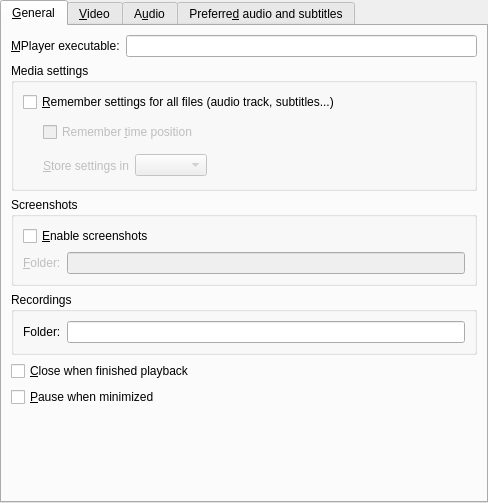
<?xml version="1.0" encoding="UTF-8"?>
<ui version="4.0">
 <class>PrefGeneral</class>
 <widget class="QWidget" name="PrefGeneral">
  <property name="geometry">
   <rect>
    <x>0</x>
    <y>0</y>
    <width>488</width>
    <height>503</height>
   </rect>
  </property>
  <layout class="QVBoxLayout">
   <property name="spacing">
    <number>0</number>
   </property>
   <property name="margin">
    <number>0</number>
   </property>
   <item>
    <widget class="QTabWidget" name="general_tab">
     <property name="currentIndex">
      <number>0</number>
     </property>
     <widget class="QWidget" name="tab">
      <attribute name="title">
       <string>&amp;General</string>
      </attribute>
      <layout class="QVBoxLayout">
       <item>
        <layout class="QHBoxLayout">
         <item>
          <widget class="QLabel" name="textLabel1_2">
           <property name="text">
            <string>&amp;MPlayer executable:</string>
           </property>
           <property name="wordWrap">
            <bool>false</bool>
           </property>
           <property name="buddy">
            <cstring>mplayerbin_edit</cstring>
           </property>
          </widget>
         </item>
         <item>
          <widget class="FileChooser" name="mplayerbin_edit"/>
         </item>
        </layout>
       </item>
       <item>
        <widget class="QGroupBox" name="groupBox_3">
         <property name="title">
          <string>Media settings</string>
         </property>
         <layout class="QVBoxLayout">
          <item>
           <widget class="QCheckBox" name="remember_all_check">
            <property name="text">
             <string>&amp;Remember settings for all files (audio track, subtitles...)</string>
            </property>
           </widget>
          </item>
          <item>
           <layout class="QGridLayout">
            <item row="0" column="0" rowspan="2">
             <spacer>
              <property name="orientation">
               <enum>Qt::Horizontal</enum>
              </property>
              <property name="sizeType">
               <enum>QSizePolicy::Preferred</enum>
              </property>
              <property name="sizeHint" stdset="0">
               <size>
                <width>20</width>
                <height>61</height>
               </size>
              </property>
             </spacer>
            </item>
            <item row="0" column="1">
             <widget class="QCheckBox" name="remember_time_check">
              <property name="enabled">
               <bool>false</bool>
              </property>
              <property name="sizePolicy">
               <sizepolicy hsizetype="MinimumExpanding" vsizetype="Fixed">
                <horstretch>0</horstretch>
                <verstretch>0</verstretch>
               </sizepolicy>
              </property>
              <property name="text">
               <string>Remember &amp;time position</string>
              </property>
             </widget>
            </item>
            <item row="1" column="1">
             <layout class="QHBoxLayout">
              <item>
               <widget class="QLabel" name="filesettings_method_label">
                <property name="enabled">
                 <bool>false</bool>
                </property>
                <property name="text">
                 <string>&amp;Store settings in</string>
                </property>
                <property name="buddy">
                 <cstring>filesettings_method_combo</cstring>
                </property>
               </widget>
              </item>
              <item>
               <widget class="QComboBox" name="filesettings_method_combo">
                <property name="enabled">
                 <bool>false</bool>
                </property>
               </widget>
              </item>
              <item>
               <spacer>
                <property name="orientation">
                 <enum>Qt::Horizontal</enum>
                </property>
                <property name="sizeHint" stdset="0">
                 <size>
                  <width>40</width>
                  <height>20</height>
                 </size>
                </property>
               </spacer>
              </item>
             </layout>
            </item>
           </layout>
          </item>
         </layout>
        </widget>
       </item>
       <item>
        <widget class="QGroupBox" name="groupBox_2">
         <property name="title">
          <string>Screenshots</string>
         </property>
         <layout class="QGridLayout">
          <item row="0" column="0" colspan="2">
           <widget class="QCheckBox" name="use_screenshots_check">
            <property name="text">
             <string>&amp;Enable screenshots</string>
            </property>
           </widget>
          </item>
          <item row="1" column="0">
           <widget class="QLabel" name="screenshots_dir_label">
            <property name="enabled">
             <bool>false</bool>
            </property>
            <property name="text">
             <string>&amp;Folder:</string>
            </property>
            <property name="wordWrap">
             <bool>false</bool>
            </property>
            <property name="buddy">
             <cstring>screenshot_edit</cstring>
            </property>
           </widget>
          </item>
          <item row="1" column="1">
           <widget class="FileChooser" name="screenshot_edit">
            <property name="enabled">
             <bool>false</bool>
            </property>
           </widget>
          </item>
         </layout>
        </widget>
       </item>
       <item>
        <widget class="QGroupBox" name="groupBox">
         <property name="title">
          <string>Recordings</string>
         </property>
         <layout class="QHBoxLayout" name="horizontalLayout">
          <item>
           <widget class="QLabel" name="label_9">
            <property name="text">
             <string>Folder:</string>
            </property>
           </widget>
          </item>
          <item>
           <widget class="FileChooser" name="recordingsEdit"/>
          </item>
         </layout>
        </widget>
       </item>
       <item>
        <widget class="QCheckBox" name="close_on_finish_check">
         <property name="text">
          <string>&amp;Close when finished playback</string>
         </property>
        </widget>
       </item>
       <item>
        <widget class="QCheckBox" name="pause_if_hidden_check">
         <property name="text">
          <string>&amp;Pause when minimized</string>
         </property>
        </widget>
       </item>
       <item>
        <spacer>
         <property name="orientation">
          <enum>Qt::Vertical</enum>
         </property>
         <property name="sizeType">
          <enum>QSizePolicy::Expanding</enum>
         </property>
         <property name="sizeHint" stdset="0">
          <size>
           <width>438</width>
           <height>31</height>
          </size>
         </property>
        </spacer>
       </item>
      </layout>
     </widget>
     <widget class="QWidget" name="tab_3">
      <attribute name="title">
       <string>&amp;Video</string>
      </attribute>
      <layout class="QVBoxLayout">
       <item>
        <layout class="QHBoxLayout">
         <item>
          <widget class="QLabel" name="vo_label">
           <property name="text">
            <string>Ou&amp;tput driver:</string>
           </property>
           <property name="wordWrap">
            <bool>false</bool>
           </property>
           <property name="buddy">
            <cstring>vo_combo</cstring>
           </property>
          </widget>
         </item>
         <item>
          <widget class="QComboBox" name="vo_combo">
           <property name="sizePolicy">
            <sizepolicy hsizetype="Preferred" vsizetype="Fixed">
             <horstretch>0</horstretch>
             <verstretch>0</verstretch>
            </sizepolicy>
           </property>
           <property name="editable">
            <bool>false</bool>
           </property>
          </widget>
         </item>
         <item>
          <widget class="QLineEdit" name="vo_user_defined_edit"/>
         </item>
         <item>
          <spacer>
           <property name="orientation">
            <enum>Qt::Horizontal</enum>
           </property>
           <property name="sizeHint" stdset="0">
            <size>
             <width>81</width>
             <height>20</height>
            </size>
           </property>
          </spacer>
         </item>
        </layout>
       </item>
       <item>
        <widget class="Line" name="line_5">
         <property name="sizePolicy">
          <sizepolicy hsizetype="Expanding" vsizetype="Fixed">
           <horstretch>0</horstretch>
           <verstretch>0</verstretch>
          </sizepolicy>
         </property>
         <property name="orientation">
          <enum>Qt::Horizontal</enum>
         </property>
        </widget>
       </item>
       <item>
        <layout class="QHBoxLayout">
         <property name="spacing">
          <number>6</number>
         </property>
         <property name="margin">
          <number>0</number>
         </property>
         <item>
          <widget class="QCheckBox" name="postprocessing_check">
           <property name="text">
            <string>&amp;Enable postprocessing by default</string>
           </property>
          </widget>
         </item>
         <item>
          <spacer>
           <property name="orientation">
            <enum>Qt::Horizontal</enum>
           </property>
           <property name="sizeHint" stdset="0">
            <size>
             <width>20</width>
             <height>20</height>
            </size>
           </property>
          </spacer>
         </item>
         <item>
          <widget class="QLabel" name="textLabel1_5">
           <property name="text">
            <string>&amp;Quality:</string>
           </property>
           <property name="wordWrap">
            <bool>false</bool>
           </property>
           <property name="buddy">
            <cstring>autoq_spin</cstring>
           </property>
          </widget>
         </item>
         <item>
          <widget class="QSpinBox" name="autoq_spin">
           <property name="minimum">
            <number>1</number>
           </property>
           <property name="maximum">
            <number>6</number>
           </property>
          </widget>
         </item>
        </layout>
       </item>
       <item>
        <layout class="QHBoxLayout">
         <property name="spacing">
          <number>6</number>
         </property>
         <property name="margin">
          <number>0</number>
         </property>
         <item>
          <widget class="QLabel" name="label_7">
           <property name="text">
            <string>Dei&amp;nterlace by default (except for TV):</string>
           </property>
           <property name="buddy">
            <cstring>deinterlace_combo</cstring>
           </property>
          </widget>
         </item>
         <item>
          <widget class="QComboBox" name="deinterlace_combo">
           <property name="sizePolicy">
            <sizepolicy hsizetype="Expanding" vsizetype="Fixed">
             <horstretch>0</horstretch>
             <verstretch>0</verstretch>
            </sizepolicy>
           </property>
          </widget>
         </item>
         <item>
          <spacer>
           <property name="orientation">
            <enum>Qt::Horizontal</enum>
           </property>
           <property name="sizeHint" stdset="0">
            <size>
             <width>40</width>
             <height>20</height>
            </size>
           </property>
          </spacer>
         </item>
        </layout>
       </item>
       <item>
        <layout class="QHBoxLayout">
         <item>
          <widget class="QLabel" name="label_8">
           <property name="text">
            <string>Default &amp;zoom:</string>
           </property>
           <property name="buddy">
            <cstring>zoom_spin</cstring>
           </property>
          </widget>
         </item>
         <item>
          <widget class="QDoubleSpinBox" name="zoom_spin">
           <property name="minimum">
            <double>0.500000000000000</double>
           </property>
           <property name="maximum">
            <double>10.000000000000000</double>
           </property>
           <property name="singleStep">
            <double>0.100000000000000</double>
           </property>
           <property name="value">
            <double>1.000000000000000</double>
           </property>
          </widget>
         </item>
         <item>
          <spacer>
           <property name="orientation">
            <enum>Qt::Horizontal</enum>
           </property>
           <property name="sizeHint" stdset="0">
            <size>
             <width>40</width>
             <height>20</height>
            </size>
           </property>
          </spacer>
         </item>
        </layout>
       </item>
       <item>
        <widget class="Line" name="line_4">
         <property name="sizePolicy">
          <sizepolicy hsizetype="Expanding" vsizetype="Fixed">
           <horstretch>0</horstretch>
           <verstretch>0</verstretch>
          </sizepolicy>
         </property>
         <property name="orientation">
          <enum>Qt::Horizontal</enum>
         </property>
        </widget>
       </item>
       <item>
        <widget class="QCheckBox" name="eq2_check">
         <property name="text">
          <string>Use s&amp;oftware video equalizer</string>
         </property>
        </widget>
       </item>
       <item>
        <widget class="QCheckBox" name="direct_rendering_check">
         <property name="text">
          <string>D&amp;irect rendering</string>
         </property>
        </widget>
       </item>
       <item>
        <widget class="QCheckBox" name="double_buffer_check">
         <property name="text">
          <string>Dou&amp;ble buffering</string>
         </property>
        </widget>
       </item>
       <item>
        <widget class="QCheckBox" name="use_slices_check">
         <property name="enabled">
          <bool>false</bool>
         </property>
         <property name="text">
          <string>Dra&amp;w video using slices</string>
         </property>
        </widget>
       </item>
       <item>
        <widget class="Line" name="line_3">
         <property name="sizePolicy">
          <sizepolicy hsizetype="Expanding" vsizetype="Fixed">
           <horstretch>0</horstretch>
           <verstretch>0</verstretch>
          </sizepolicy>
         </property>
         <property name="orientation">
          <enum>Qt::Horizontal</enum>
         </property>
        </widget>
       </item>
       <item>
        <widget class="QCheckBox" name="start_fullscreen_check">
         <property name="text">
          <string>Start videos in &amp;fullscreen</string>
         </property>
        </widget>
       </item>
       <item>
        <widget class="QCheckBox" name="screensaver_check">
         <property name="text">
          <string>Disable &amp;screensaver</string>
         </property>
        </widget>
       </item>
       <item>
        <widget class="QGroupBox" name="screensaver_group">
         <property name="title">
          <string>Screensaver</string>
         </property>
         <layout class="QVBoxLayout">
          <item>
           <widget class="QCheckBox" name="turn_screensaver_off_check">
            <property name="text">
             <string>Swit&amp;ch screensaver off</string>
            </property>
           </widget>
          </item>
          <item>
           <widget class="QCheckBox" name="avoid_screensaver_check">
            <property name="text">
             <string>Avoid &amp;screensaver</string>
            </property>
           </widget>
          </item>
         </layout>
        </widget>
       </item>
       <item>
        <spacer>
         <property name="orientation">
          <enum>Qt::Vertical</enum>
         </property>
         <property name="sizeHint" stdset="0">
          <size>
           <width>438</width>
           <height>41</height>
          </size>
         </property>
        </spacer>
       </item>
      </layout>
     </widget>
     <widget class="QWidget" name="video_and_audio_tab">
      <attribute name="title">
       <string>A&amp;udio</string>
      </attribute>
      <layout class="QVBoxLayout">
       <item>
        <layout class="QHBoxLayout">
         <item>
          <widget class="QLabel" name="ao_label">
           <property name="text">
            <string>Ou&amp;tput driver:</string>
           </property>
           <property name="wordWrap">
            <bool>false</bool>
           </property>
           <property name="buddy">
            <cstring>ao_combo</cstring>
           </property>
          </widget>
         </item>
         <item>
          <widget class="QComboBox" name="ao_combo">
           <property name="sizePolicy">
            <sizepolicy hsizetype="Preferred" vsizetype="Fixed">
             <horstretch>0</horstretch>
             <verstretch>0</verstretch>
            </sizepolicy>
           </property>
           <property name="editable">
            <bool>false</bool>
           </property>
          </widget>
         </item>
         <item>
          <widget class="QLineEdit" name="ao_user_defined_edit"/>
         </item>
         <item>
          <spacer>
           <property name="orientation">
            <enum>Qt::Horizontal</enum>
           </property>
           <property name="sizeHint" stdset="0">
            <size>
             <width>81</width>
             <height>20</height>
            </size>
           </property>
          </spacer>
         </item>
        </layout>
       </item>
       <item>
        <widget class="Line" name="line_6">
         <property name="sizePolicy">
          <sizepolicy hsizetype="Expanding" vsizetype="Fixed">
           <horstretch>0</horstretch>
           <verstretch>0</verstretch>
          </sizepolicy>
         </property>
         <property name="orientation">
          <enum>Qt::Horizontal</enum>
         </property>
        </widget>
       </item>
       <item>
        <widget class="QCheckBox" name="audio_equalizer_check">
         <property name="text">
          <string>&amp;Enable the audio equalizer</string>
         </property>
        </widget>
       </item>
       <item>
        <widget class="QCheckBox" name="hwac3_check">
         <property name="text">
          <string>&amp;AC3/DTS pass-through S/PDIF</string>
         </property>
        </widget>
       </item>
       <item>
        <layout class="QHBoxLayout">
         <property name="spacing">
          <number>6</number>
         </property>
         <property name="margin">
          <number>0</number>
         </property>
         <item>
          <widget class="QLabel" name="label">
           <property name="text">
            <string>C&amp;hannels by default:</string>
           </property>
           <property name="buddy">
            <cstring>channels_combo</cstring>
           </property>
          </widget>
         </item>
         <item>
          <widget class="QComboBox" name="channels_combo"/>
         </item>
         <item>
          <spacer>
           <property name="orientation">
            <enum>Qt::Horizontal</enum>
           </property>
           <property name="sizeHint" stdset="0">
            <size>
             <width>40</width>
             <height>20</height>
            </size>
           </property>
          </spacer>
         </item>
        </layout>
       </item>
       <item>
        <layout class="QHBoxLayout">
         <property name="spacing">
          <number>6</number>
         </property>
         <property name="margin">
          <number>0</number>
         </property>
         <item>
          <widget class="QLabel" name="label_6">
           <property name="text">
            <string>High speed &amp;playback without altering pitch</string>
           </property>
           <property name="buddy">
            <cstring>scaletempo_combo</cstring>
           </property>
          </widget>
         </item>
         <item>
          <widget class="TristateCombo" name="scaletempo_combo">
           <property name="sizePolicy">
            <sizepolicy hsizetype="Expanding" vsizetype="Fixed">
             <horstretch>0</horstretch>
             <verstretch>0</verstretch>
            </sizepolicy>
           </property>
          </widget>
         </item>
         <item>
          <spacer>
           <property name="orientation">
            <enum>Qt::Horizontal</enum>
           </property>
           <property name="sizeHint" stdset="0">
            <size>
             <width>40</width>
             <height>20</height>
            </size>
           </property>
          </spacer>
         </item>
        </layout>
       </item>
       <item>
        <widget class="QGroupBox" name="groupBox_4">
         <property name="title">
          <string>Volume</string>
         </property>
         <layout class="QVBoxLayout">
          <property name="margin">
           <number>4</number>
          </property>
          <item>
           <widget class="QCheckBox" name="global_volume_check">
            <property name="text">
             <string>Glo&amp;bal volume</string>
            </property>
           </widget>
          </item>
          <item>
           <layout class="QHBoxLayout">
            <property name="spacing">
             <number>6</number>
            </property>
            <property name="margin">
             <number>0</number>
            </property>
            <item>
             <widget class="QCheckBox" name="softvol_check">
              <property name="text">
               <string>Use s&amp;oftware volume control</string>
              </property>
             </widget>
            </item>
            <item>
             <spacer>
              <property name="orientation">
               <enum>Qt::Horizontal</enum>
              </property>
              <property name="sizeHint" stdset="0">
               <size>
                <width>20</width>
                <height>20</height>
               </size>
              </property>
             </spacer>
            </item>
            <item>
             <widget class="QLabel" name="amplification_label">
              <property name="enabled">
               <bool>false</bool>
              </property>
              <property name="text">
               <string>Ma&amp;x. Amplification:</string>
              </property>
              <property name="wordWrap">
               <bool>false</bool>
              </property>
              <property name="buddy">
               <cstring>softvol_max_spin</cstring>
              </property>
             </widget>
            </item>
            <item>
             <widget class="QSpinBox" name="softvol_max_spin">
              <property name="enabled">
               <bool>false</bool>
              </property>
              <property name="minimum">
               <number>10</number>
              </property>
              <property name="maximum">
               <number>10000</number>
              </property>
             </widget>
            </item>
           </layout>
          </item>
          <item>
           <widget class="QCheckBox" name="volnorm_check">
            <property name="text">
             <string>Volume &amp;normalization by default</string>
            </property>
           </widget>
          </item>
         </layout>
        </widget>
       </item>
       <item>
        <widget class="QGroupBox" name="groupBox_5">
         <property name="title">
          <string>Synchronization</string>
         </property>
         <layout class="QVBoxLayout">
          <property name="margin">
           <number>4</number>
          </property>
          <item>
           <layout class="QHBoxLayout">
            <item>
             <widget class="QCheckBox" name="autosync_check">
              <property name="text">
               <string>Audio/video auto &amp;synchronization</string>
              </property>
             </widget>
            </item>
            <item>
             <spacer>
              <property name="orientation">
               <enum>Qt::Horizontal</enum>
              </property>
              <property name="sizeType">
               <enum>QSizePolicy::Expanding</enum>
              </property>
              <property name="sizeHint" stdset="0">
               <size>
                <width>40</width>
                <height>31</height>
               </size>
              </property>
             </spacer>
            </item>
            <item>
             <widget class="QLabel" name="factor_label">
              <property name="enabled">
               <bool>false</bool>
              </property>
              <property name="text">
               <string>&amp;Factor:</string>
              </property>
              <property name="alignment">
               <set>Qt::AlignRight|Qt::AlignTrailing|Qt::AlignVCenter</set>
              </property>
              <property name="wordWrap">
               <bool>false</bool>
              </property>
              <property name="buddy">
               <cstring>autosync_spin</cstring>
              </property>
             </widget>
            </item>
            <item>
             <widget class="QSpinBox" name="autosync_spin">
              <property name="enabled">
               <bool>false</bool>
              </property>
              <property name="minimum">
               <number>0</number>
              </property>
              <property name="maximum">
               <number>1000</number>
              </property>
              <property name="value">
               <number>100</number>
              </property>
             </widget>
            </item>
           </layout>
          </item>
          <item>
           <layout class="QHBoxLayout">
            <item>
             <widget class="QCheckBox" name="use_mc_check">
              <property name="text">
               <string>A-V sync &amp;correction</string>
              </property>
             </widget>
            </item>
            <item>
             <spacer>
              <property name="orientation">
               <enum>Qt::Horizontal</enum>
              </property>
              <property name="sizeHint" stdset="0">
               <size>
                <width>40</width>
                <height>20</height>
               </size>
              </property>
             </spacer>
            </item>
            <item>
             <widget class="QLabel" name="mc_label">
              <property name="enabled">
               <bool>false</bool>
              </property>
              <property name="text">
               <string>&amp;Max. correction:</string>
              </property>
              <property name="buddy">
               <cstring>mc_spin</cstring>
              </property>
             </widget>
            </item>
            <item>
             <widget class="QDoubleSpinBox" name="mc_spin">
              <property name="enabled">
               <bool>false</bool>
              </property>
              <property name="maximum">
               <double>100.000000000000000</double>
              </property>
              <property name="singleStep">
               <double>0.100000000000000</double>
              </property>
             </widget>
            </item>
           </layout>
          </item>
         </layout>
        </widget>
       </item>
       <item>
        <spacer>
         <property name="orientation">
          <enum>Qt::Vertical</enum>
         </property>
         <property name="sizeType">
          <enum>QSizePolicy::Expanding</enum>
         </property>
         <property name="sizeHint" stdset="0">
          <size>
           <width>464</width>
           <height>20</height>
          </size>
         </property>
        </spacer>
       </item>
      </layout>
     </widget>
     <widget class="QWidget" name="tab_2">
      <attribute name="title">
       <string>Preferre&amp;d audio and subtitles</string>
      </attribute>
      <layout class="QVBoxLayout">
       <property name="spacing">
        <number>6</number>
       </property>
       <property name="margin">
        <number>9</number>
       </property>
       <item>
        <widget class="QLabel" name="preferred_desc">
         <property name="text">
          <string>&lt;Here it goes an explanation text&gt;
For translators: don't translate this text, it will be replaced with another one at runtime.</string>
         </property>
         <property name="wordWrap">
          <bool>true</bool>
         </property>
        </widget>
       </item>
       <item>
        <widget class="Line" name="line">
         <property name="sizePolicy">
          <sizepolicy hsizetype="Expanding" vsizetype="Fixed">
           <horstretch>0</horstretch>
           <verstretch>0</verstretch>
          </sizepolicy>
         </property>
         <property name="orientation">
          <enum>Qt::Horizontal</enum>
         </property>
        </widget>
       </item>
       <item>
        <layout class="QGridLayout">
         <property name="margin">
          <number>0</number>
         </property>
         <property name="spacing">
          <number>6</number>
         </property>
         <item row="1" column="2">
          <spacer>
           <property name="orientation">
            <enum>Qt::Horizontal</enum>
           </property>
           <property name="sizeHint" stdset="0">
            <size>
             <width>40</width>
             <height>20</height>
            </size>
           </property>
          </spacer>
         </item>
         <item row="2" column="2">
          <spacer>
           <property name="orientation">
            <enum>Qt::Horizontal</enum>
           </property>
           <property name="sizeHint" stdset="0">
            <size>
             <width>40</width>
             <height>20</height>
            </size>
           </property>
          </spacer>
         </item>
         <item row="2" column="1">
          <widget class="QLineEdit" name="subtitle_lang_edit"/>
         </item>
         <item row="1" column="0">
          <widget class="QLabel" name="textLabel1_20">
           <property name="text">
            <string>&amp;Audio:</string>
           </property>
           <property name="alignment">
            <set>Qt::AlignRight|Qt::AlignTrailing|Qt::AlignVCenter</set>
           </property>
           <property name="wordWrap">
            <bool>false</bool>
           </property>
           <property name="buddy">
            <cstring>audio_lang_edit</cstring>
           </property>
          </widget>
         </item>
         <item row="1" column="1">
          <widget class="QLineEdit" name="audio_lang_edit"/>
         </item>
         <item row="2" column="0">
          <widget class="QLabel" name="textLabel2_11">
           <property name="text">
            <string>Su&amp;btitles:</string>
           </property>
           <property name="alignment">
            <set>Qt::AlignRight|Qt::AlignTrailing|Qt::AlignVCenter</set>
           </property>
           <property name="wordWrap">
            <bool>false</bool>
           </property>
           <property name="buddy">
            <cstring>subtitle_lang_edit</cstring>
           </property>
          </widget>
         </item>
         <item row="0" column="0" colspan="3">
          <widget class="QLabel" name="label_5">
           <property name="text">
            <string>Preferred language:</string>
           </property>
          </widget>
         </item>
        </layout>
       </item>
       <item>
        <widget class="Line" name="line_2">
         <property name="orientation">
          <enum>Qt::Horizontal</enum>
         </property>
        </widget>
       </item>
       <item>
        <layout class="QGridLayout">
         <property name="margin">
          <number>0</number>
         </property>
         <property name="spacing">
          <number>6</number>
         </property>
         <item row="1" column="1">
          <widget class="QSpinBox" name="audio_track_spin">
           <property name="minimum">
            <number>1</number>
           </property>
           <property name="maximum">
            <number>99</number>
           </property>
          </widget>
         </item>
         <item row="1" column="0">
          <widget class="QLabel" name="label_3">
           <property name="text">
            <string>Audi&amp;o:</string>
           </property>
           <property name="alignment">
            <set>Qt::AlignRight|Qt::AlignTrailing|Qt::AlignVCenter</set>
           </property>
           <property name="buddy">
            <cstring>audio_track_spin</cstring>
           </property>
          </widget>
         </item>
         <item row="2" column="0">
          <widget class="QLabel" name="label_4">
           <property name="text">
            <string>&amp;Subtitle:</string>
           </property>
           <property name="alignment">
            <set>Qt::AlignRight|Qt::AlignTrailing|Qt::AlignVCenter</set>
           </property>
           <property name="buddy">
            <cstring>subtitle_track_spin</cstring>
           </property>
          </widget>
         </item>
         <item row="2" column="2">
          <spacer>
           <property name="orientation">
            <enum>Qt::Horizontal</enum>
           </property>
           <property name="sizeHint" stdset="0">
            <size>
             <width>151</width>
             <height>20</height>
            </size>
           </property>
          </spacer>
         </item>
         <item row="1" column="2">
          <spacer>
           <property name="orientation">
            <enum>Qt::Horizontal</enum>
           </property>
           <property name="sizeHint" stdset="0">
            <size>
             <width>151</width>
             <height>20</height>
            </size>
           </property>
          </spacer>
         </item>
         <item row="2" column="1">
          <widget class="QSpinBox" name="subtitle_track_spin">
           <property name="minimum">
            <number>1</number>
           </property>
          </widget>
         </item>
         <item row="0" column="0" colspan="3">
          <widget class="QLabel" name="label_2">
           <property name="text">
            <string>Or choose a track number:</string>
           </property>
          </widget>
         </item>
        </layout>
       </item>
       <item>
        <spacer>
         <property name="orientation">
          <enum>Qt::Vertical</enum>
         </property>
         <property name="sizeHint" stdset="0">
          <size>
           <width>20</width>
           <height>40</height>
          </size>
         </property>
        </spacer>
       </item>
      </layout>
     </widget>
    </widget>
   </item>
  </layout>
 </widget>
 <customwidgets>
  <customwidget>
   <class>TristateCombo</class>
   <extends>QComboBox</extends>
   <header>tristatecombo.h</header>
  </customwidget>
  <customwidget>
   <class>FileChooser</class>
   <extends>QLineEdit</extends>
   <header>filechooser.h</header>
  </customwidget>
 </customwidgets>
 <tabstops>
  <tabstop>general_tab</tabstop>
  <tabstop>mplayerbin_edit</tabstop>
  <tabstop>remember_all_check</tabstop>
  <tabstop>remember_time_check</tabstop>
  <tabstop>filesettings_method_combo</tabstop>
  <tabstop>use_screenshots_check</tabstop>
  <tabstop>screenshot_edit</tabstop>
  <tabstop>close_on_finish_check</tabstop>
  <tabstop>pause_if_hidden_check</tabstop>
  <tabstop>vo_combo</tabstop>
  <tabstop>vo_user_defined_edit</tabstop>
  <tabstop>postprocessing_check</tabstop>
  <tabstop>autoq_spin</tabstop>
  <tabstop>deinterlace_combo</tabstop>
  <tabstop>zoom_spin</tabstop>
  <tabstop>eq2_check</tabstop>
  <tabstop>direct_rendering_check</tabstop>
  <tabstop>double_buffer_check</tabstop>
  <tabstop>use_slices_check</tabstop>
  <tabstop>start_fullscreen_check</tabstop>
  <tabstop>screensaver_check</tabstop>
  <tabstop>turn_screensaver_off_check</tabstop>
  <tabstop>avoid_screensaver_check</tabstop>
  <tabstop>ao_combo</tabstop>
  <tabstop>ao_user_defined_edit</tabstop>
  <tabstop>audio_equalizer_check</tabstop>
  <tabstop>hwac3_check</tabstop>
  <tabstop>channels_combo</tabstop>
  <tabstop>scaletempo_combo</tabstop>
  <tabstop>global_volume_check</tabstop>
  <tabstop>softvol_check</tabstop>
  <tabstop>softvol_max_spin</tabstop>
  <tabstop>volnorm_check</tabstop>
  <tabstop>autosync_check</tabstop>
  <tabstop>autosync_spin</tabstop>
  <tabstop>use_mc_check</tabstop>
  <tabstop>mc_spin</tabstop>
  <tabstop>audio_lang_edit</tabstop>
  <tabstop>subtitle_lang_edit</tabstop>
  <tabstop>audio_track_spin</tabstop>
  <tabstop>subtitle_track_spin</tabstop>
 </tabstops>
 <resources/>
 <connections>
  <connection>
   <sender>softvol_check</sender>
   <signal>toggled(bool)</signal>
   <receiver>softvol_max_spin</receiver>
   <slot>setEnabled(bool)</slot>
   <hints>
    <hint type="sourcelabel">
     <x>124</x>
     <y>256</y>
    </hint>
    <hint type="destinationlabel">
     <x>504</x>
     <y>256</y>
    </hint>
   </hints>
  </connection>
  <connection>
   <sender>softvol_check</sender>
   <signal>toggled(bool)</signal>
   <receiver>amplification_label</receiver>
   <slot>setEnabled(bool)</slot>
   <hints>
    <hint type="sourcelabel">
     <x>124</x>
     <y>256</y>
    </hint>
    <hint type="destinationlabel">
     <x>405</x>
     <y>256</y>
    </hint>
   </hints>
  </connection>
  <connection>
   <sender>remember_all_check</sender>
   <signal>toggled(bool)</signal>
   <receiver>remember_time_check</receiver>
   <slot>setEnabled(bool)</slot>
   <hints>
    <hint type="sourcelabel">
     <x>280</x>
     <y>323</y>
    </hint>
    <hint type="destinationlabel">
     <x>293</x>
     <y>355</y>
    </hint>
   </hints>
  </connection>
  <connection>
   <sender>remember_all_check</sender>
   <signal>toggled(bool)</signal>
   <receiver>filesettings_method_label</receiver>
   <slot>setEnabled(bool)</slot>
   <hints>
    <hint type="sourcelabel">
     <x>229</x>
     <y>233</y>
    </hint>
    <hint type="destinationlabel">
     <x>93</x>
     <y>298</y>
    </hint>
   </hints>
  </connection>
  <connection>
   <sender>remember_all_check</sender>
   <signal>toggled(bool)</signal>
   <receiver>filesettings_method_combo</receiver>
   <slot>setEnabled(bool)</slot>
   <hints>
    <hint type="sourcelabel">
     <x>229</x>
     <y>233</y>
    </hint>
    <hint type="destinationlabel">
     <x>181</x>
     <y>298</y>
    </hint>
   </hints>
  </connection>
  <connection>
   <sender>use_screenshots_check</sender>
   <signal>toggled(bool)</signal>
   <receiver>screenshots_dir_label</receiver>
   <slot>setEnabled(bool)</slot>
   <hints>
    <hint type="sourcelabel">
     <x>229</x>
     <y>256</y>
    </hint>
    <hint type="destinationlabel">
     <x>43</x>
     <y>288</y>
    </hint>
   </hints>
  </connection>
  <connection>
   <sender>use_screenshots_check</sender>
   <signal>toggled(bool)</signal>
   <receiver>screenshot_edit</receiver>
   <slot>setEnabled(bool)</slot>
   <hints>
    <hint type="sourcelabel">
     <x>229</x>
     <y>256</y>
    </hint>
    <hint type="destinationlabel">
     <x>254</x>
     <y>288</y>
    </hint>
   </hints>
  </connection>
  <connection>
   <sender>autosync_check</sender>
   <signal>toggled(bool)</signal>
   <receiver>autosync_spin</receiver>
   <slot>setEnabled(bool)</slot>
   <hints>
    <hint type="sourcelabel">
     <x>137</x>
     <y>385</y>
    </hint>
    <hint type="destinationlabel">
     <x>430</x>
     <y>386</y>
    </hint>
   </hints>
  </connection>
  <connection>
   <sender>autosync_check</sender>
   <signal>toggled(bool)</signal>
   <receiver>factor_label</receiver>
   <slot>setEnabled(bool)</slot>
   <hints>
    <hint type="sourcelabel">
     <x>137</x>
     <y>385</y>
    </hint>
    <hint type="destinationlabel">
     <x>361</x>
     <y>386</y>
    </hint>
   </hints>
  </connection>
  <connection>
   <sender>use_mc_check</sender>
   <signal>toggled(bool)</signal>
   <receiver>mc_label</receiver>
   <slot>setEnabled(bool)</slot>
   <hints>
    <hint type="sourcelabel">
     <x>90</x>
     <y>406</y>
    </hint>
    <hint type="destinationlabel">
     <x>341</x>
     <y>407</y>
    </hint>
   </hints>
  </connection>
  <connection>
   <sender>use_mc_check</sender>
   <signal>toggled(bool)</signal>
   <receiver>mc_spin</receiver>
   <slot>setEnabled(bool)</slot>
   <hints>
    <hint type="sourcelabel">
     <x>90</x>
     <y>406</y>
    </hint>
    <hint type="destinationlabel">
     <x>432</x>
     <y>407</y>
    </hint>
   </hints>
  </connection>
 </connections>
</ui>
